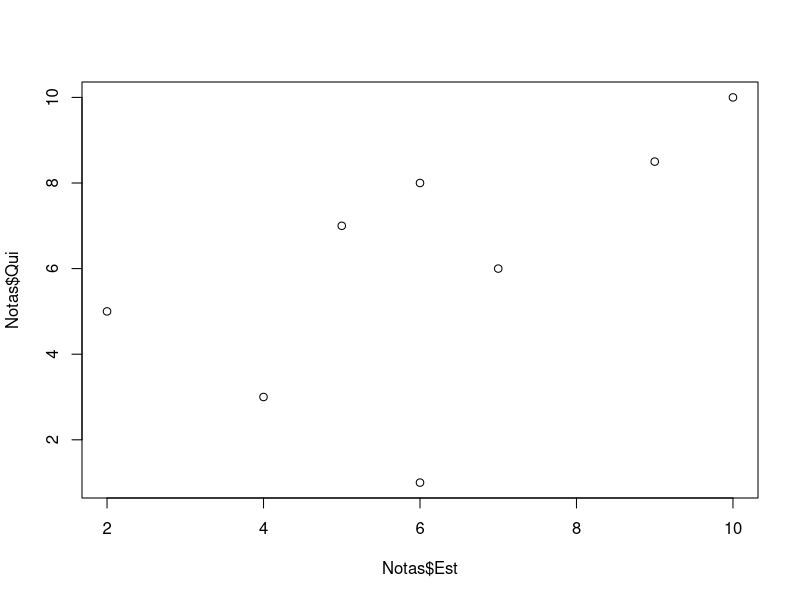

The R source for this figure:
# Calificaciones

# El siguiente conjunto de datos contiene informacion relativa a las
# calificaciones en Estadistica, Quimica y Geologia de 8 alumnos,
# como el numero de horas diarias que en promedio dedican al estudio

#########################
# Crea 4 vectores numericos, de manera que cada uno contenga los datos
# de una columna y un data frame llamado Notas con los 4 vectores que acabas de crear

Est <- c(9,2,5,10,6,4,7,6)

Qui <- c(8.5, 5,7,10,1,3,6,8)

Geo <- c(10,4,7,7,3,7,8,7)

Horas <- c(5,0.2,2,5.5,1.5,1.5,3,2.5)

Notas <- data.frame(Est, Qui, Geo, Horas)

head(Notas)

#########################
# Representa el diagrama de dispersion de la nota en estadistica y la nota en quimica
plot(Notas$Est, Notas$Qui)

#########################
# Escribe la recta de regresion lineal que surge de considerar
# la nota en estadistica como variable dependiente y la nota
# en quimica como variable independiente.

reg_lin <- lm(Est ~ Qui, data = Notas)
reg_lin

# Por tanto, la recta de regresion es:
# Est = 2.9643 + 0.5213 Qui

#########################
# �Son significativos los dos parametros anteriores?
# �Que puede decirse del ajuste del modelo a los datos?

summary(reg_lin)

# Puesto que los p-valores asociados al contraste t de Student para ambos
# parametros (0.168 y 0.115) son mayores que 0.05, podemos considerar
# que ambos parametros no son significativamente distintos de 0.

# Por otra parte, el valor de R2 (0.3608) nos lleva a concluir que el
# ajuste del modelo a los datos es bastante pobre.

#########################
# Cual seria la recta de regresion en el caso de que se
# considere un modelo de regresion lineal simple sin constante?

reg_lin2 <- lm(Est ~ 0 + Qui, data = Notas)
reg_lin2

# En este caso, el modelo seria:
# Est = 0.9249 * Qui

#########################
# Calcula el coeficiente de correlacion lineal de Pearson
# entre ambas variables. Es significativa esta correlacion?

cor(Notas$Est, Notas$Qui)

# La correlacion lineal de Pearson entre ambas variables es de 0.6006425

cor.test(Notas$Est, Notas$Qui)

# Puesto que el p-valor del contraste es de 0.1153 y, por lo tanto,
# mayor que 0.05, podemos concluir que la correlacion no es
# significativa, y podria considerarse 0.

#########################
# Cual seria la recta de regresion lineal si se incluye
# la nota en geologia como variable independiente?

reg_lin_mul <- lm(Est ~ Qui + Geo, data = Notas)
reg_lin_mul

# En este caso, la recta de regresion lineal multiple podria escribirse como:
# Est = 1.7276 + 0.3535 * Qui + 0.3403 * Geo
